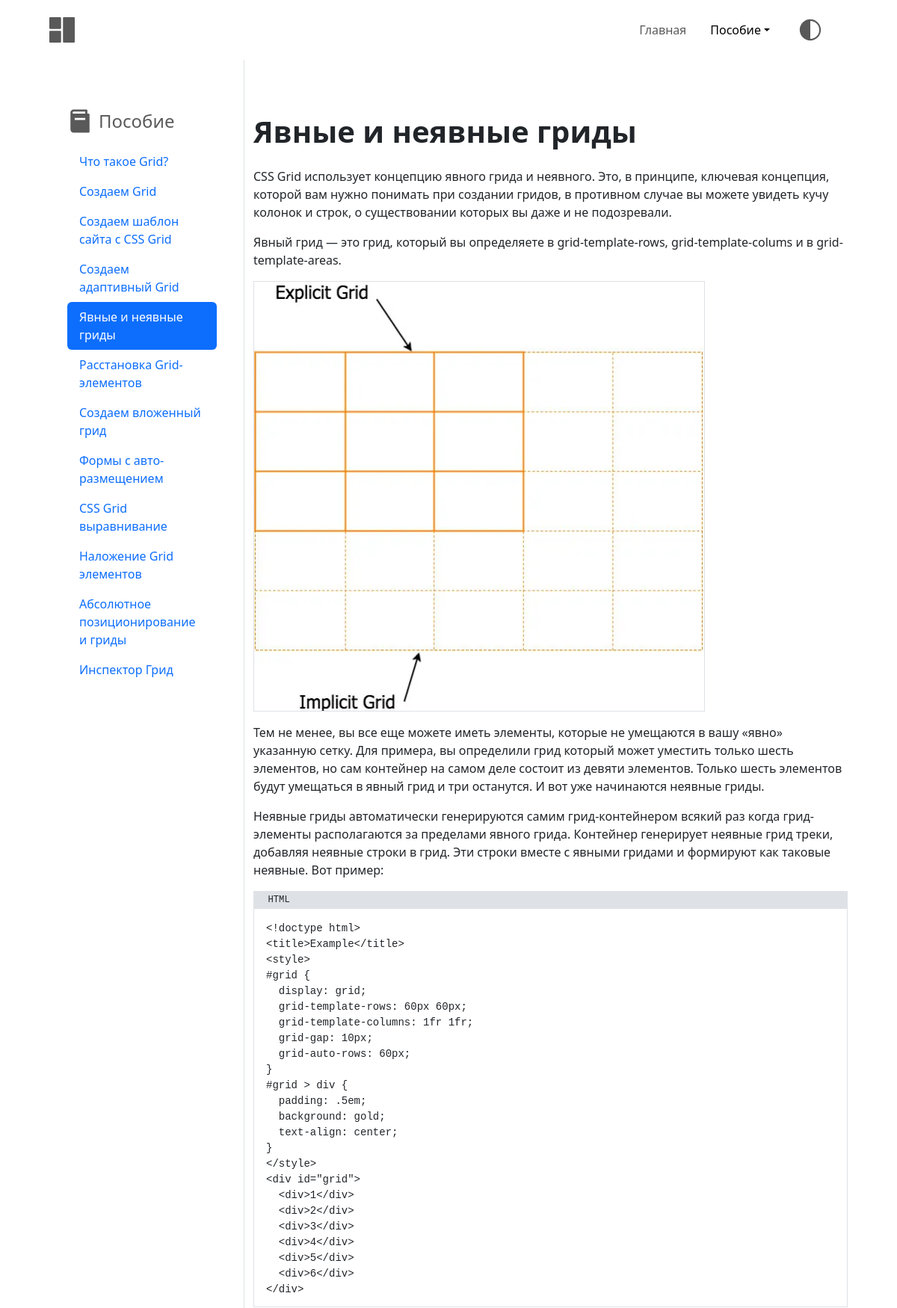
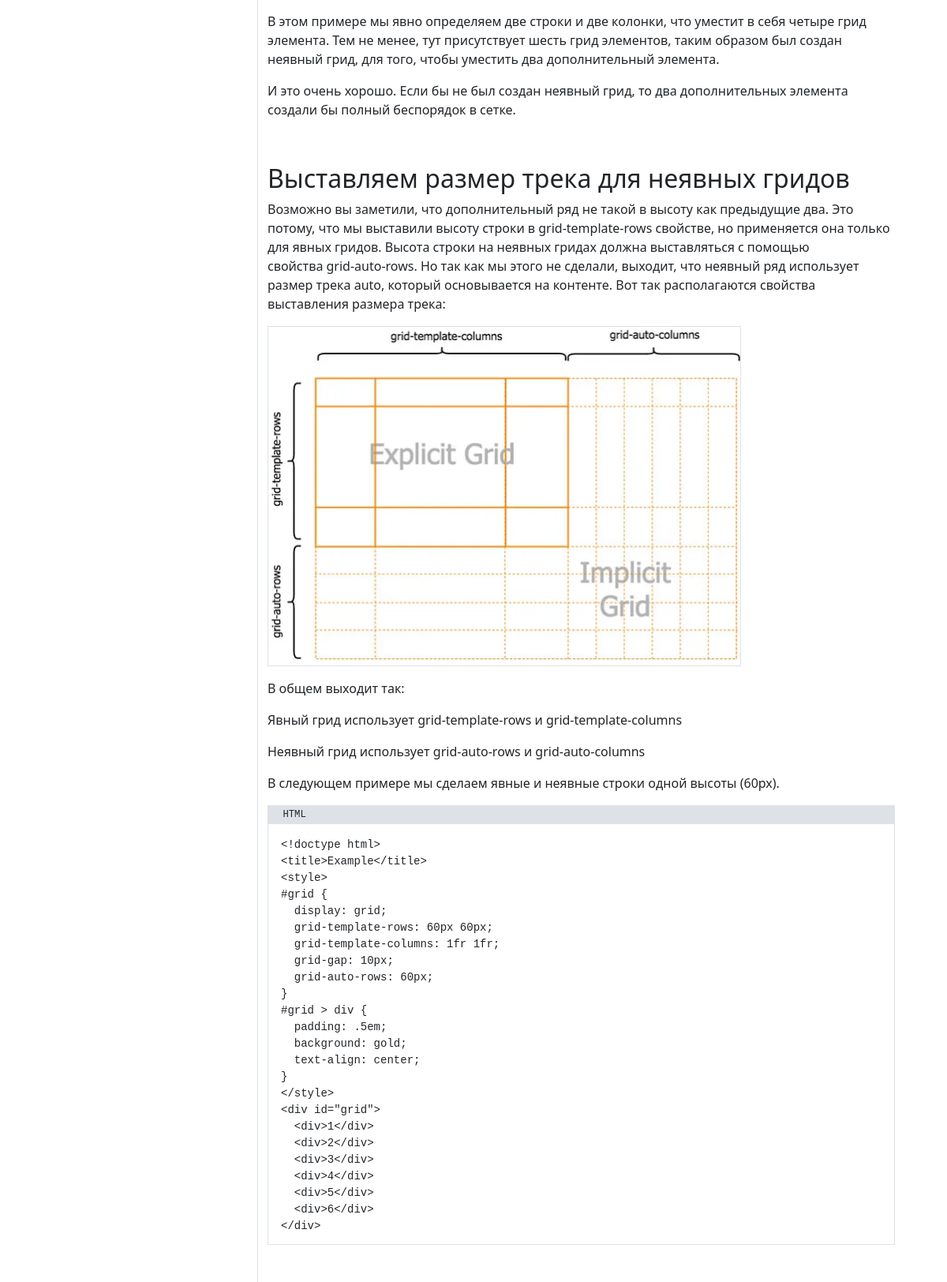
/chapters/явные_и_неявные_гриды (upper part), run on the app's committed database (2 pictures, top to bottom).
### grid_basics_app/models.py (models this page shows, shortened)
class Chapter(models.Model):
    url_name = models.CharField(max_length=64, verbose_name='url имя', blank=True, default='', unique=True)
    name = models.CharField(max_length=64, verbose_name="название главы", unique=True)
    content = RichTextUploadingField(verbose_name="содержимое")
    index = models.IntegerField(verbose_name='индекс')
    class Meta:
        verbose_name = "глава"
        verbose_name_plural = "главы"

### grid_basics_app/views.py (the view)
# urls.py: path("chapters/<chapter_url_name>", ChapterView.as_view(), name="chapter"),
class ChapterView(View):
    def get(self, request, chapter_url_name):
        context = {}
        context['chapters'] = Chapter.objects.all().order_by('index')
        context['chapter'] = Chapter.objects.filter(url_name=chapter_url_name)[0]
        context['prev_chap'] = Chapter.objects.filter(index__lt=context['chapter'].index).order_by('-index').first()
        context['next_chap'] = Chapter.objects.filter(index__gt=context['chapter'].index).order_by('index').first()
        context['test'] = context['chapter'].test_set.all().first()
        return render(request, 'chapter.html', context)

### grid_basics_app/templates/chapter.html (shortened to what this page needs)
{% extends "base.html" %}
{% block head %}
{% load static %}
<link rel="stylesheet" href="{% static "css/chapter.css" %}">
{% endblock head %}
{% block main_container %}
<main class="container-fluid row">
	<div class="sidebar col-3 border-end d-none d-lg-block" >
		<nav class="sidebar sticky-top py-5 px-3 mx-2" id="sidebar" >
			<ul class="nav nav-pills flex-column nav-justified">
				<div class="sidebar__header">
					<span class="fs-4 fw-medium ">Пособие</span>
				</div>
				{% for chap in chapters %}
				<li>
					<a class="nav-link {% if request.resolver_match.kwargs.chapter_url_name  == chap.url_name %}active{% endif %}" href="/chapters/{{chap.url_name}}">{{chap.name}}</a>
				</li>
				{% endfor %}
			</ul>
		</nav>
	</div>
	<div class="col-lg-9 py-5">
		<h1 class="my-4 fw-bold">{{chapter.name}}</h1>
		{{chapter.content|safe}}
	</div>
</main>
{% endblock main_container %}

### data on the page
Chapter: name "Что такое Grid?"
Chapter: name "Создаем Grid"
Chapter: name "Создаем шаблон сайта с CSS Grid"
Chapter: name "Создаем адаптивный Grid"
Chapter: name "Явные и неявные гриды", content "CSS Grid использует концепцию явного грида и неявного. Это, в принципе, ключевая концепция, которой вам нужно понимать при создании гридов, в противном случае вы можете увидеть кучу колонок и строк, о существовании которых вы даже и не подозревали. Явный грид — это грид, который вы определяете в grid-template-rows, grid-template-colums и в grid-template-areas. Тем не менее, вы все еще можете иметь элементы, которые не умещаются в вашу «явно» указанную сетку. Для примера, вы определили грид который может уместить только шесть элементов, но сам контейнер на самом деле состоит из девяти элементов. Только шесть элементов будут умещаться в явный грид и три останутся. И вот уже начинаются неявные…", content (picture)
Chapter: name "Расстановка Grid-элементов"
Chapter: name "Создаем вложенный грид"
Chapter: name "Формы с авто-размещением"
Chapter: name "CSS Grid выравнивание"
Chapter: name "Наложение Grid элементов"
Chapter: name "Абсолютное позиционирование и гриды"
Chapter: name "Инспектор Грид"
